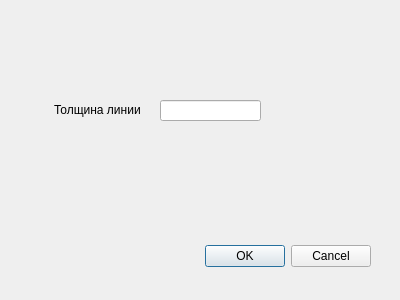
<?xml version="1.0" encoding="UTF-8"?>
<ui version="4.0">
 <class>DialogDrawLine</class>
 <widget class="QDialog" name="DialogDrawLine">
  <property name="geometry">
   <rect>
    <x>0</x>
    <y>0</y>
    <width>400</width>
    <height>300</height>
   </rect>
  </property>
  <property name="windowTitle">
   <string>Dialog</string>
  </property>
  <widget class="QDialogButtonBox" name="buttonBox">
   <property name="geometry">
    <rect>
     <x>30</x>
     <y>240</y>
     <width>341</width>
     <height>32</height>
    </rect>
   </property>
   <property name="orientation">
    <enum>Qt::Horizontal</enum>
   </property>
   <property name="standardButtons">
    <set>QDialogButtonBox::Cancel|QDialogButtonBox::Ok</set>
   </property>
  </widget>
  <widget class="QLineEdit" name="thikness">
   <property name="geometry">
    <rect>
     <x>160</x>
     <y>100</y>
     <width>101</width>
     <height>21</height>
    </rect>
   </property>
   <property name="text">
    <string/>
   </property>
  </widget>
  <widget class="QLabel" name="label">
   <property name="geometry">
    <rect>
     <x>54</x>
     <y>100</y>
     <width>101</width>
     <height>20</height>
    </rect>
   </property>
   <property name="text">
    <string>Толщина линии</string>
   </property>
  </widget>
 </widget>
 <resources/>
 <connections>
  <connection>
   <sender>buttonBox</sender>
   <signal>accepted()</signal>
   <receiver>DialogDrawLine</receiver>
   <slot>accept()</slot>
   <hints>
    <hint type="sourcelabel">
     <x>248</x>
     <y>254</y>
    </hint>
    <hint type="destinationlabel">
     <x>157</x>
     <y>274</y>
    </hint>
   </hints>
  </connection>
  <connection>
   <sender>buttonBox</sender>
   <signal>rejected()</signal>
   <receiver>DialogDrawLine</receiver>
   <slot>reject()</slot>
   <hints>
    <hint type="sourcelabel">
     <x>316</x>
     <y>260</y>
    </hint>
    <hint type="destinationlabel">
     <x>286</x>
     <y>274</y>
    </hint>
   </hints>
  </connection>
 </connections>
</ui>
